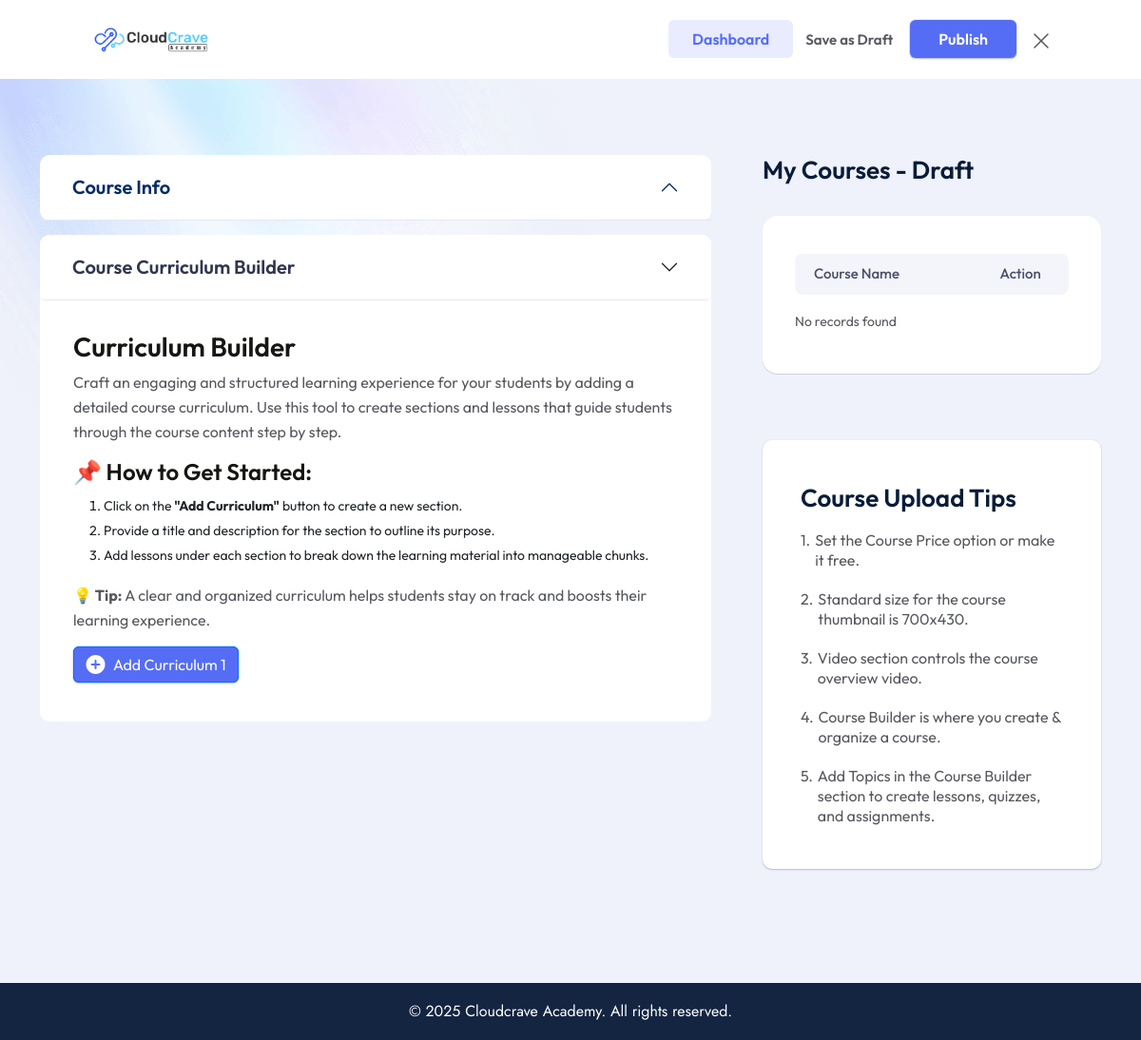
/create_course1.php (signed in), run on the app's committed database.
### tables this page shows
CREATE TABLE `course_tips` (
  `id` int(11) NOT NULL,
  `tip_number` int(11) NOT NULL,
  `tip_text` varchar(255) NOT NULL
);

### create_course_info2.php (the view, shortened to what this page needs)
<div class="accordion-item">
   <h2 class="accordion-header">
      <button class="accordion-button tpd-new-course-heading-title" type="button" data-bs-toggle="collapse" data-bs-target="#panelsStayOpen-collapseOne" aria-expanded="true" aria-controls="panelsStayOpen-collapseOne">
         Course Info
      </button>
   </h2>
</div>

### create_course1.php (shortened to what this page needs)
<?php
$instructor_id = $_SESSION['instructor_id'];
?>
<!doctype html>
<html class="no-js" lang="zxx">
<head>
   <link rel="stylesheet" href="assets/css/bootstrap.css">
   <link rel="stylesheet" href="assets/css/animate.css">
   <link rel="stylesheet" href="assets/css/swiper-bundle.css">
   <link rel="stylesheet" href="assets/css/slick.css">
   <link rel="stylesheet" href="assets/css/magnific-popup.css">
   <link rel="stylesheet" href="assets/css/flatpickr.min.css">
   <link rel="stylesheet" href="assets/css/font-awesome-pro.css">
   <link rel="stylesheet" href="assets/css/spacing.css">
   <link rel="stylesheet" href="assets/css/main.css">
</head>
<body>
   <header class="header-area">
      <div class="tp-header-2 tp-header-new-course">
         <div class="container-fluid">
            <div class="row align-items-center">
               <div class="col-2">
                  <div class="tp-header-2-right d-flex align-items-center">
                     <div class="logo tp-header-logo">
                        <a href="index.html">
                           <img src="assets/img/logo/logo-black.png" alt="logo">
                        </a>
                     </div>
                  </div>
               </div>
               <div class="col-10">
                  <div class="tp-header-new-course-right d-flex justify-content-end">
                     <div class="tp-header-new-course-option d-none d-sm-block">
                        <a class="preview" href="instructor_dashboard.php">Dashboard</a>
                        <a class="draft" href="#">Save as Draft</a>
                        <a class="pulish" href="#">Publish</a>
                     </div>
                     <span>
                        <a href="logout.php"></a>
                     </span>
                  </div>
               </div>
            </div>
         </div>
      </div>
   </header>
   <main class="tp-dashboard-body-bg p-relative">
      <div class="tpd-dashboard-wrap-bg" data-background="assets/img/dashboard/bg/dashboard-bg-shape-1.jpg">
         <section class="tpd-new-course-area pt-80 pb-120">
            <div class="container">
               <div class="row">
                  <div class="col-lg-8">
                     <div class="tpd-new-course-wrap">
                        <div class="tpd-new-course-box">
                           <div class="accordion" id="accordionPanelsStayOpenExample">
                              <?php
                              require_once 'create_course_info2.php';
                              ?>
                              <div class="accordion-item">
                                 <h2 class="accordion-header">
                                    <button class="accordion-button collapsed tpd-new-course-heading-title " type="button" data-bs-toggle="collapse" data-bs-target="#panelsStayOpen-collapseThree" aria-expanded="false" aria-controls="panelsStayOpen-collapseThree">
                                       Course Curriculum Builder
                                    </button>
                                 </h2>
                                 <div id="panelsStayOpen-collapseThree" class="accordion-collapse collapse show">
                                    <div class="accordion-body">
                                       <div class="tpd-new-course-modal-btn">
                                          <div class="curriculum-intro">
                                             <h3>Curriculum Builder</h3>
                                             <p>
                                                Craft an engaging and structured learning experience for your students by adding a detailed course curriculum.
                                                Use this tool to create sections and lessons that guide students through the course content step by step.
                                             </p>
                                             <h4>📌 How to Get Started:</h4>
                                             <ol>
                                                <li>Click on the <strong>"Add Curriculum"</strong> button to create a new section.</li>
                                                <li>Provide a title and description for the section to outline its purpose.</li>
                                                <li>Add lessons under each section to break down the learning material into manageable chunks.</li>
                                             </ol>
                                             <p><strong>💡 Tip:</strong> A clear and organized curriculum helps students stay on track and boosts their learning experience.</p>
                                          </div>
                                          <Add type="button" class="btn btn-primary" data-bs-toggle="modal" data-bs-target="#exampleModal2" data-bs-whatever="@fat"><span></span> Add Curriculum <?php echo "$instructor_id "; ?> </Add Curricubutton>
                                       </div>
                                    </div>
                                 </div>
                              </div>
                           </div>
                        </div>
                     </div>
                  </div>
                  <div class="col-lg-4">
                     <section class="tp-dashboard-course-wrapper">
                        <div class="row">
                           <div class="col-8">
                              <div class="tp-dashboard-section">
                                 <h2 class="tp-dashboard-title">My Courses - Draft</h2>
                              </div>
                           </div>
                        </div>
                        <div class="row">
                           <div class="col-12">
                              <div class="tp-dashboard-course-list">
                                 <ul>
                                    <li class="active">
                                       <div class="tp-dashboard-course-item">
                                          <div class="tp-dashboard-course-name">
                                             <h5 class="tp-dashboard-course-name-title">Course Name</h5>
                                          </div>
                                          <div class="tp-dashboard-course-rating">
                                             <span>Action</span>
                                          </div>
                                       </div>
                                    </li>
                                    <?php
                                    include 'connect.php';
                                    $query = "SELECT c.*, cat.category_name
          FROM courses c
          LEFT JOIN course_categories cat ON c.category_id = cat.category_id
          WHERE c.status = 'Draft' AND c.instructor_id = $instructor_id
          ORDER BY c.course_id DESC
          LIMIT 10";
                                    $result = $conn->query($query);
                                    if ($result->num_rows > 0):
                                       while ($course = $result->fetch_assoc()):
                                    ?>
                                          <li>
                                             <div class="tp-dashboard-course-item">
                                                <div class="tp-dashboard-course-name">
                                                   <h5 class="tp-dashboard-course-name-title">
                                                      <a href="course_update.php?id=<?php echo $course['course_id']; ?>">
                                                         <?php echo htmlspecialchars($course['course_name']); ?>
                                                      </a>
                                                   </h5>
                                                </div>
                                                <div class="tp-dashboard-course-rating">
                                                   <span></span>
                                                </div>
                                                <!-- <div class="tp-dashboard-course-rating">
                    <span><?php
                           ?></span>
                </div> -->
                                                <div class="tp-dashboard-course-rating tpd-action-inexact-btn">
                                                   <div class="tpd-instructor-qa-action">
                                                      <div class="tpd-action-inexact-btn">
                                                         <button class="click">
                                                            <svg width="30" height="30" viewBox="0 0 30 30" fill="none" xmlns="http://www.w3.org/2000/svg">
                                                               <path d="M15 10.5C15.8284 10.5 16.5 9.82843 16.5 9C16.5 8.17157 15.8284 7.5 15 7.5C14.1716 7.5 13.5 8.17157 13.5 9C13.5 9.82843 14.1716 10.5 15 10.5Z" fill="currentColor"></path>
                                                               <path d="M15 16.5C15.8284 16.5 16.5 15.8284 16.5 15C16.5 14.1716 15.8284 13.5 15 13.5C14.1716 13.5 13.5 14.1716 13.5 15C13.5 15.8284 14.1716 16.5 15 16.5Z" fill="currentColor"></path>
                                                               <path d="M15 22.5C15.8284 22.5 16.5 21.8284 16.5 21C16.5 20.1716 15.8284 19.5 15 19.5C14.1716 19.5 13.5 20.1716 13.5 21C13.5 21.8284 14.1716 22.5 15 22.5Z" fill="currentColor"></path>
                                                            </svg>
                                                         </button>
                                                         <div class="tpd-action-click-tooltip">
                                                            <button>
                                                               <span>
                                                                  <svg xmlns="http://www.w3.org/2000/svg" width="14" height="13" viewBox="0 0 14 13" fill="none">
                                                                     <path d="M8.24422 2.037C8.69134 1.59294 8.91489 1.37092 9.15245 1.24141C9.72565 0.928917 10.4315 0.9192 11.0142 1.21578C11.2557 1.33869 11.4862 1.55447 11.947 1.98602C12.4079 2.41757 12.6383 2.63335 12.7696 2.85951C13.0863 3.40522 13.0759 4.06614 12.7422 4.60289C12.6039 4.82534 12.3668 5.03468 11.8926 5.45336L6.25038 10.4349C5.35173 11.2283 4.9024 11.625 4.34084 11.8261C3.77927 12.0271 3.16192 12.0123 1.92722 11.9827L1.75923 11.9787C1.38334 11.9697 1.1954 11.9652 1.08615 11.8515C0.976902 11.7379 0.991817 11.5624 1.02165 11.2114L1.03785 11.0208C1.1218 10.033 1.16378 9.53902 1.37422 9.09502C1.58466 8.65102 1.94766 8.29051 2.67366 7.56948L8.24422 2.037Z" stroke="currentColor" stroke-width="1.5" stroke-linejoin="round"></path>
                                                                     <path d="M7.59375 2.09924L11.7938 5.94924" stroke="currentColor" stroke-width="1.5" stroke-linejoin="round"></path>
                                                                     <path d="M8.19531 12L12.9953 12" stroke="currentColor" stroke-width="1.5" stroke-linecap="round" stroke-linejoin="round"></path>
                                                                  </svg>
                                                               </span>
                                                               Edit
                                                            </button>
                                                            <button>
                                                               <span>
                                                                  <svg xmlns="http://www.w3.org/2000/svg" width="14" height="14" viewBox="0 0 14 14" fill="none">
                                                                     <path d="M12 3.09998L11.5869 9.11504C11.4813 10.6519 11.4285 11.4203 11.0005 11.9727C10.7889 12.2458 10.5164 12.4764 10.2005 12.6496C9.56141 13 8.706 13 6.99517 13C5.28208 13 4.42554 13 3.78604 12.6489C3.46987 12.4754 3.19733 12.2445 2.98579 11.9709C2.55792 11.4175 2.5063 10.648 2.40307 9.10907L2 3.09998" stroke="currentColor" stroke-width="1.5" stroke-linecap="round"></path>
                                                                     <path d="M13 3.09998H1" stroke="currentColor" stroke-width="1.5" stroke-linecap="round"></path>
                                                                     <path d="M9.70239 3.1L9.24728 2.25504C8.94496 1.69375 8.7938 1.41311 8.53305 1.23808C8.47521 1.19926 8.41397 1.16473 8.34992 1.13482C8.06118 1 7.71465 1 7.02159 1C6.31113 1 5.95589 1 5.66236 1.14047C5.59731 1.1716 5.53523 1.20754 5.47677 1.2479C5.213 1.43002 5.06566 1.72093 4.77098 2.30276L4.36719 3.1" stroke="currentColor" stroke-width="1.5" stroke-linecap="round"></path>
                                                                     <path d="M5.33594 9.70007L5.33594 6.10007" stroke="currentColor" stroke-width="1.5" stroke-linecap="round"></path>
                                                                     <path d="M8.66406 9.69998L8.66406 6.09998" stroke="currentColor" stroke-width="1.5" stroke-linecap="round"></path>
                                                                  </svg>
                                                               </span>
                                                               Delete
                                                            </button>
                                                         </div>
                                                      </div>
                                                   </div>
                                                </div>
                                             </div>
                                          </li>
                                    <?php
                                       endwhile;
                                    else:
                                       echo "<li>No records found </li>";
                                    endif;
                                    ?>
                                 </ul>
                              </div>
                           </div>
                        </div>
                     </section>
                     <div class="">
                        <div class="tpd-course-enroll-list">
                           <?php
                           $sql = "SELECT tip_number, tip_text FROM course_tips ORDER BY tip_number ASC";
                           $result = $conn->query($sql);
                           ?>
                           <h2 class="tp-dashboard-title">Course Upload Tips</h2>
                           <ul>
                              <?php
                              if ($result->num_rows > 0) {
                                 while ($row = $result->fetch_assoc()) {
                                    echo '<li>';
                                    echo '<span>' . $row['tip_number'] . '. </span>';
                                    echo htmlspecialchars($row['tip_text']);
                                    echo '</li>';
                                 }
                              } else {
                                 echo '<li>No tips available.</li>';
                              }
                              ?>
                           </ul>
                        </div>
                     </div>
                  </div>
               </div>
         </section>
      </div>
   </main>
   <footer>
      <div class="tp-footer-bottom tpd-dashboard-footer-bottom">
         <div class="container">
            <div class="row">
               <div class="col-lg-12">
                  <div class="tp-footer-copyright text-center">
                     <span>© <?php echo date("Y"); ?> <a href="#">Cloudcrave Academy</a>. All rights reserved.</span>
                  </div>
               </div>
            </div>
         </div>
      </div>
   </footer>
</body>
</html>

### assets/css/spacing.css (style rules this page uses)
.pt-80 { padding-top:80px }
.pb-120 { padding-bottom:120px }

### data on the page
course_tips: tip_number "1", tip_text "Set the Course Price option or make it free."
course_tips: tip_number "2", tip_text "Standard size for the course thumbnail is 700x430."
course_tips: tip_number "3", tip_text "Video section controls the course overview video."
course_tips: tip_number "4", tip_text "Course Builder is where you create & organize a course."
course_tips: tip_number "5", tip_text "Add Topics in the Course Builder section to create lessons, quizzes, and assignments."

### other printed values
$instructor_id "1"
